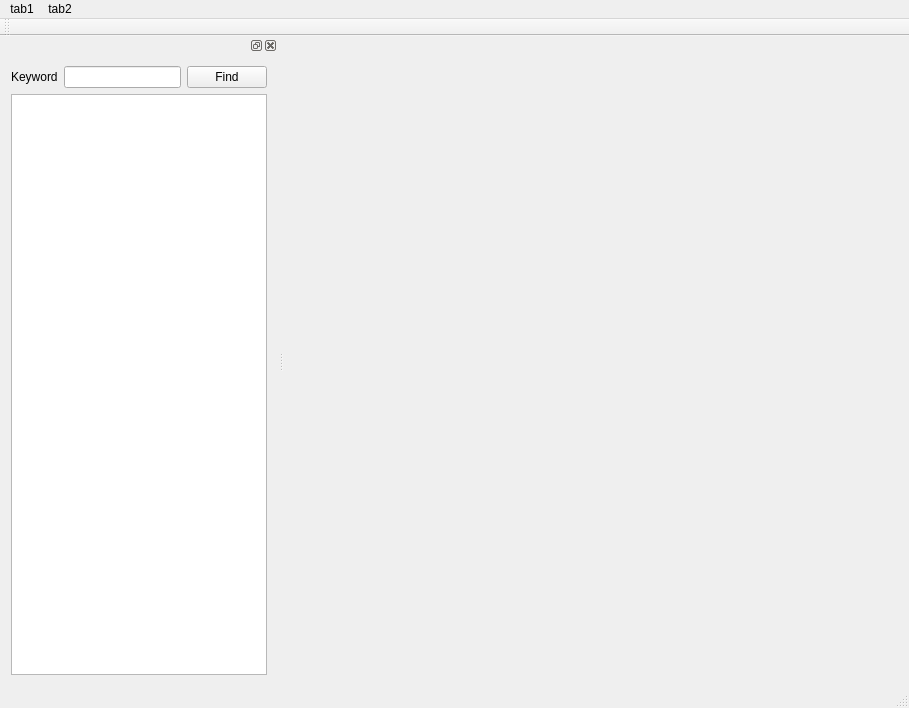
<?xml version="1.0" encoding="UTF-8"?>
<ui version="4.0">
 <class>MainWindow</class>
 <widget class="QMainWindow" name="MainWindow">
  <property name="geometry">
   <rect>
    <x>0</x>
    <y>0</y>
    <width>909</width>
    <height>708</height>
   </rect>
  </property>
  <property name="windowTitle">
   <string>MainWindow</string>
  </property>
  <widget class="QWidget" name="centralWidget">
   <widget class="QWidget" name="layoutWidget">
    <property name="geometry">
     <rect>
      <x>10</x>
      <y>10</y>
      <width>461</width>
      <height>321</height>
     </rect>
    </property>
    <layout class="QVBoxLayout" name="verticalLayout"/>
   </widget>
  </widget>
  <widget class="QMenuBar" name="menuBar">
   <property name="geometry">
    <rect>
     <x>0</x>
     <y>0</y>
     <width>909</width>
     <height>25</height>
    </rect>
   </property>
   <widget class="QMenu" name="menuTab1">
    <property name="title">
     <string>tab1</string>
    </property>
    <addaction name="separator"/>
   </widget>
   <widget class="QMenu" name="menuTab2">
    <property name="title">
     <string>tab2</string>
    </property>
   </widget>
   <addaction name="menuTab1"/>
   <addaction name="menuTab2"/>
  </widget>
  <widget class="QToolBar" name="mainToolBar">
   <attribute name="toolBarArea">
    <enum>TopToolBarArea</enum>
   </attribute>
   <attribute name="toolBarBreak">
    <bool>true</bool>
   </attribute>
  </widget>
  <widget class="QStatusBar" name="statusBar"/>
  <widget class="QDockWidget" name="dockWidget">
   <attribute name="dockWidgetArea">
    <number>1</number>
   </attribute>
   <widget class="QWidget" name="dockWidgetContents">
    <layout class="QGridLayout" name="gridLayout">
     <item row="0" column="0">
      <layout class="QHBoxLayout" name="horizontalLayout">
       <item>
        <widget class="QLabel" name="label">
         <property name="text">
          <string>Keyword</string>
         </property>
        </widget>
       </item>
       <item>
        <widget class="QLineEdit" name="lineEdit"/>
       </item>
       <item>
        <widget class="QPushButton" name="findButton">
         <property name="text">
          <string>Find</string>
         </property>
        </widget>
       </item>
      </layout>
     </item>
     <item row="1" column="0">
      <widget class="QTextEdit" name="textEdit"/>
     </item>
    </layout>
   </widget>
  </widget>
 </widget>
 <layoutdefault spacing="6" margin="11"/>
 <resources/>
 <connections/>
</ui>
